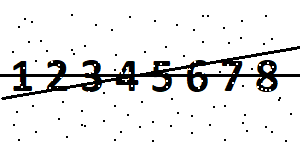
#> input picture images/digital_sp_line2.png, 300 x 150 px, found by its file name
$ jupyter execute --allow-errors noise_sp2.ipynb
#> lines starting #> are read from the running program, lines starting #| are printed output that depends on the picture; after the words box and inside, x2 and y2 are one past the last pixel; in counts of white or black regions, pixels touching at a corner belong together
[cell 1]
import cv2
import numpy as np
import matplotlib.pyplot as plt
import pytesseract

[cell 2]
img = cv2.imread(r"C:\Users\BARTU\Desktop\images\digital_sp_line2.png")
#> img is the input picture: shape (150, 300, 3); mean B, G, R 231.3, 231.3, 231.3
gray = cv2.cvtColor(img, cv2.COLOR_BGR2GRAY) #grayscaling
denoised = cv2.fastNlMeansDenoising(gray,None,20,7,21)

[cell 3]
kernel = np.ones((3,3), np.uint8)
opening = cv2.morphologyEx(denoised, cv2.MORPH_OPEN, kernel)
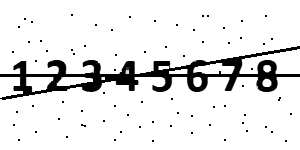
#> opening: shape (150, 300); min 0, max 255, mean 229.8
closing = cv2.morphologyEx(opening, cv2.MORPH_CLOSE, kernel)

[cell 4]
edges = cv2.Canny(closing, 50, 150, apertureSize=3)
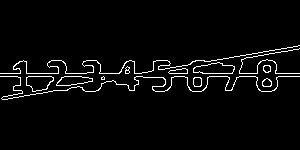
#> edges: shape (150, 300); 3.6% white in thin lines or dots, all inside (x1, y1, x2, y2) = (0, 45, 300, 100)
lines = cv2.HoughLinesP(edges, 1, np.pi / 180, threshold=100, minLineLength=25, maxLineGap=40)
#> lines = [[0, 73, 299, 73], [2, 97, 299, 45], [0, 76, 299, 76], [5, 99, 299, 48]]
mask = np.zeros_like(closing)

[cell 5]
if lines is not None:
    for line in lines:
        x1, y1, x2, y2 = line[0]
        cv2.line(mask, (x1, y1), (x2, y2), 255, 2)
#> this loop made 4 passes
#> (line, x1, y1, y2) on passes 1 to 4: ([[0, 73, 299, 73]], 0, 73, 73), ([[2, 97, 299, 45]], 2, 97, 45), ([[0, 76, 299, 76]], 0, 76, 76), ([[5, 99, 299, 48]], 5, 99, 48)
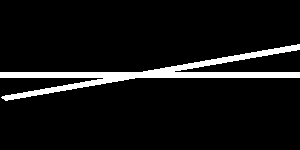
#> mask: shape (150, 300); 7.3% white; 1 white region, box (x1, y1, x2, y2) and area: (0, 44, 300, 101) 3305

result = cv2.inpaint(closing, mask, 3, cv2.INPAINT_TELEA)
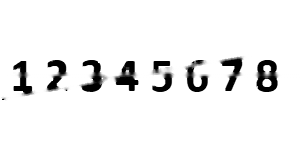
#> result: shape (150, 300); min 0, max 255, mean 239.8

[cell 6]
sharpening_kernel = np.array([[-1, -1, -1],
                              [-1,  9, -1],
                              [-1, -1, -1]])

# Apply the sharpening kernel
sharpened_result = cv2.filter2D(result, -1, sharpening_kernel)
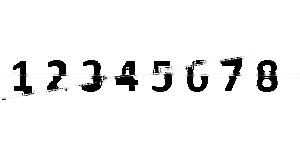
#> sharpened_result: shape (150, 300); min 0, max 255, mean 239.6

[cell 7]
binary_img = cv2.threshold(sharpened_result, 0, 255, cv2.THRESH_BINARY_INV + cv2.THRESH_OTSU)[1]
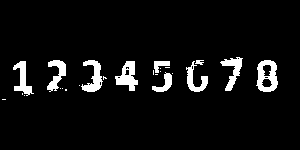
#> binary_img: shape (150, 300); 6% white; 24 white regions (14 under 20 px), largest, box (x1, y1, x2, y2) and area: (256, 60, 278, 92) 436, (115, 61, 138, 91) 371, (81, 60, 103, 92) 349
#> (the rest of this cell did not finish here and is left out)

[cell 8]
plt.figure(figsize=(10, 6))
plt.subplot(2, 2, 1)
plt.imshow(img, cmap='gray')
plt.title('Original Image')

plt.subplot(2, 2, 2)
plt.imshow(sharpened_result, cmap='gray')
plt.title('Processed Image')

plt.show()
#> figure, not shown here; B, G, R data is drawn as R, G, B

[cell 9]
contours, hierarchy = cv2.findContours(sharpened_result, cv2.RETR_EXTERNAL, cv2.CHAIN_APPROX_SIMPLE)
#> contours = [[[0, 0], [0, 149], [299, 149], [299, 0]]]
print ("Number of contours detected = %d" % len(contours))
#| Number of contours detected = 1

min_height = 10
for c in contours:
    x, y, w, h = cv2.boundingRect(c)
    if h > min_height:
        cv2.rectangle(img,(x,y),(x+w,y+h+1),(0,255,0),2)
#> this loop made 1 pass
#> (c, x, y, w, h) on pass 1: ([[0, 0], [0, 149], [299, 149], [299, 0]], 0, 0, 300, 150)
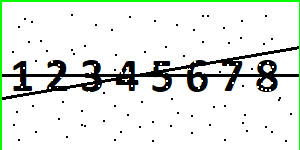
#> img: shape (150, 300, 3); mean B, G, R 225.5, 231.4, 225.4

[cell 10]
plt.figure(figsize=(10, 6))
plt.subplot(2, 2, 1)
plt.imshow(img, cmap='gray')
plt.title('img')

plt.subplot(2, 2, 2)
plt.imshow(denoised, cmap='gray')
plt.title('denoised')

plt.subplot(2, 2, 3)
plt.imshow(closing, cmap='gray')
plt.title('closing')

plt.subplot(2, 2, 4)
plt.imshow(sharpened_result, cmap='gray')
plt.title('sharpened_result')

plt.show()
#> figure, not shown here; B, G, R data is drawn as R, G, B
